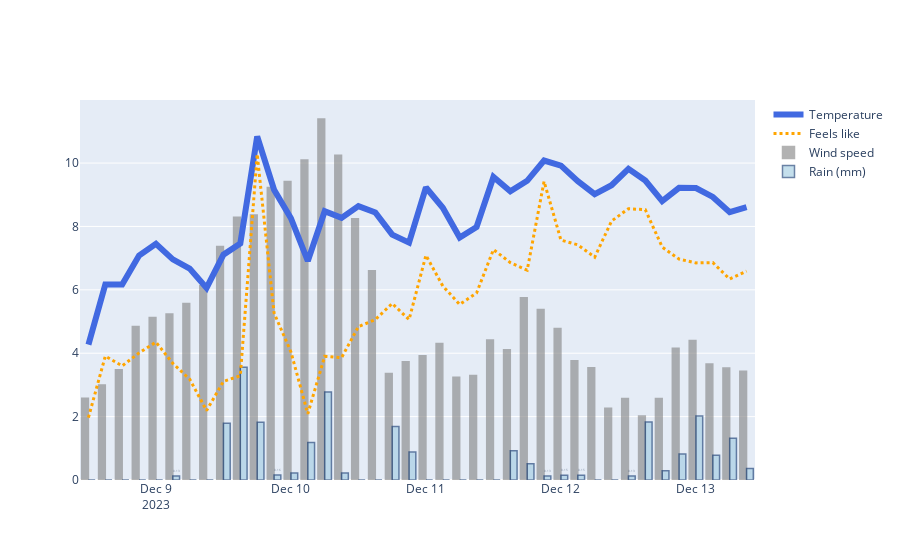

Notebook source saved alongside this figure:
### Code cell
# add the rain
fig.add_trace(go.Bar(x=weather_df['date'], y=weather_df['rain_mm'], 
                     name='Rain (mm)',
                     text=weather_df['rain_mm'],
                     marker=dict(
                     color='rgb(158,202,225)',
                     line=dict(
                         color='rgb(8,48,107)',
                         width=1.5),
                       ),
                       opacity=0.6))
